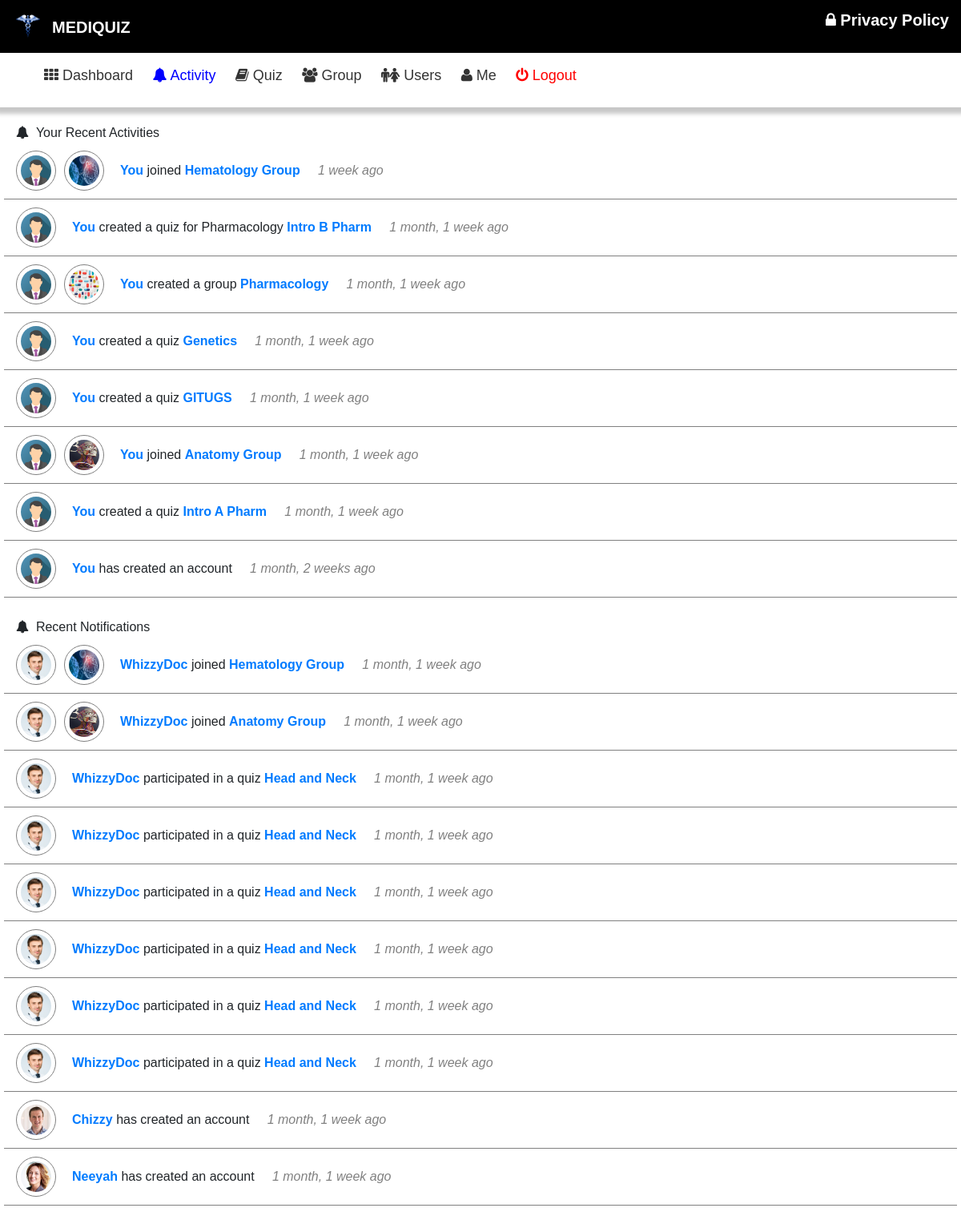
The app's page /activities/ (signed in) with its own data.
### actions/models.py (models this page shows)
class Action(models.Model):
    user = models.ForeignKey(Profile, related_name='actions', db_index=True, on_delete=models.CASCADE)
    verb = models.CharField(max_length=255)
    target_ct = models.ForeignKey(ContentType, blank=True, null=True, related_name='target_obj', on_delete=models.CASCADE)
    target_id = models.PositiveIntegerField(null=True, blank=True, db_index=True)
    target = GenericForeignKey('target_ct', 'target_id')
    created = models.DateTimeField(auto_now_add=True, db_index=True)
    class Meta:
        ordering = ('-created',)

### quiz/models.py (models this page shows, shortened)
class Group(models.Model):
    title = models.CharField(max_length=100, verbose_name="Group Title", null=True)
    description = models.TextField(verbose_name="Group Description", null=True, blank=True)
    type = models.CharField(max_length=100, choices=GROUP_CHOICES, verbose_name="Group Type", default='Public')
    slug = models.SlugField(max_length=200, unique=True, null=True)
    image = models.ImageField(upload_to='groups/image/', blank=True, null=True, verbose_name='Group image')
    admins = models.ManyToManyField(User, related_name="group_admin", blank=True)
    members = models.ManyToManyField(User, related_name="group_member",blank=True)
    quizzes = models.ManyToManyField(Quiz, related_name="group", blank=True)
    def get_group_detail(self):
        return reverse('group_detail', args=[self.slug])
    class Meta:
        ordering = ['title']
    def __str__(self):
        return self.title

class Quiz(models.Model):
    title = models.CharField(max_length=100, verbose_name="Quiz Title")
    slug = models.SlugField(max_length=200, unique=True, null=True)
    created = models.DateTimeField(auto_now_add=True, null=True)
    date = models.DateTimeField(null=True, blank=True)
    duration = models.PositiveIntegerField(verbose_name="Quiz Duration (mins)", null=True, blank=True)
    active = models.BooleanField(default=True)
    class Meta:
        ordering = ['title']
    def __str__(self):
        return self.title
    def get_group_detail(self):
        return reverse('quiz_detail', args=[self.slug])

class Profile(models.Model):
    user = models.ForeignKey(User, on_delete=models.CASCADE, related_name="profile")
    f_name = models.CharField(max_length=100, verbose_name="First Name", null=True)
    l_name = models.CharField(max_length=100, verbose_name="Last Name", null=True)
    photo = models.ImageField(upload_to='users/photo/', blank=True, null=True, verbose_name='Profile Pic')
    about = models.TextField(verbose_name="About", null=True, blank=True)
    school = models.CharField(max_length=200, verbose_name="Institution", null=True, blank=True)
    course = models.CharField(max_length=200, verbose_name="Course Studying", null=True, blank=True)
    quiz = models.ManyToManyField(Quiz, related_name="creator", blank=True)
    def get_user_profile(self):
        return reverse('user_profile', args=[self.user.username])
    class Meta:
        ordering = ['l_name']

### actions/views.py (the view)
# urls.py: path('', views.activity, name="notifications"),
@login_required(login_url='login')
def activity(request):
    user = get_object_or_404(Profile, user=request.user)
    actions = Action.objects.exclude(user=user)[:10]
    activity = Action.objects.filter(user=user)[:10]
    return render(request, 'actions/activity.html', {
        'actions': actions,
        'activity': activity,
        'user': user,
    })

### actions/templates/actions/activity.html (shortened to what this page needs)
{% extends 'base.html' %}
{% load static %}
{% load thumbnail %}
{% load humanize %}
{% block active44 %}active{% endblock %}
{% block content %}
<div class="row" style="padding: 20px;">
    <div class="col-12 col-sm-12 col-md-12 col-lg-12 col-xl-12">
        <i class="fa fa-bell"></i>&nbsp;&nbsp;Your Recent Activities
    </div>
    {% for a in activity %}
        {% with user=a.user %}
            <div class="not-con col-12 col-sm-12 col-md-12 col-lg-12 col-xl-12">
                {% if user.photo %}
                    <a href="{{ user.get_user_profile }}">
                        <img src="{{ user.photo.url }}" alt="" />
                    </a>
                {% else %}
                    <img src="{% static 'image/avatar.png' %}" alt="" />
                {% endif %}
                {% if a.target %}
                    {% with target=a.target %}
                        {% if target.image %}
                            <a href="{{ target.image.url }}">
                                <img src="{{ target.image.url }}" alt="" />
                            </a>
                        {% endif %}
                    {% endwith %}
                {% endif %}
                <div class="note">
                    <a href="{{ user.get_user_profile }}"><span style="font-weight:700;">You</span></a>
                     {{ a.verb }}
                    {% if a.target %}
                        {% with target=a.target %}
                            <a href="{{ target.get_group_detail }}" style="font-weight:700;">{{ target }}</a>
                        {% endwith %}
                    {% endif %}&nbsp;&nbsp;&nbsp;
                    <span style="color:grey"><i>{{ a.created|timesince }} ago</i></span>
                </div>
            </div>
        {% endwith %}
    {% endfor %}
    <div class="col-12 col-sm-12 col-md-12 col-lg-12 col-xl-12" style="margin-top:25px;">
        <i class="fa fa-bell"></i>&nbsp;&nbsp;Recent Notifications
    </div>
    {% for action in actions %}
        {% with user=action.user %}
            <div class="not-con col-12 col-sm-12 col-md-12 col-lg-12 col-xl-12">
                {% if user.photo %}
                    <a href="{{ user.get_user_profile }}">
                        <img src="{{ user.photo.url }}" alt="" />
                    </a>
                {% else %}
                    <img src="{% static 'image/avatar.png' %}" alt="" />
                {% endif %}
                {% if action.target %}
                    {% with target=action.target %}
                        {% if target.image %}
                            <a href="{{ target.image.url }}">
                                <img src="{{ target.image.url }}" alt="" />
                            </a>
                        {% endif %}
                    {% endwith %}
                {% endif %}
                <div class="note">
                    <a href="{{ user.get_user_profile }}"><span style="font-weight:700;">{{ user.user.username }}</span></a>
                     {{ action.verb }}
                    {% if action.target %}
                        {% with target=action.target %}
                            <a href="{{ target.get_group_detail }}" style="font-weight:700;">{{ target }}</a>
                        {% endwith %}
                    {% endif %}&nbsp;&nbsp;&nbsp;
                    <span style="color:grey"><i>{{ action.created|timesince }} ago</i></span>
                </div>
            </div>
        {% endwith %}
    {% endfor %}
</div>
{% endblock %}

### quiz/static/css/style.css (style rules this page uses)
a:link { text-decoration: none; }
body { margin: 0; padding: 0; background: #fff; width: 100%; overflow-x: hidden; font-family: "Gill Sans", sans-serif;; }

### actions/templates/actions/activity.html (style rules this page uses)
.not-con { padding: 10px; display: flex; flex-wrap: nowrap; align-items: center; justify-content: flex-start; border-bottom: 1px solid gray; }
.not-con img { width: 50px; height: 50px; border-radius: 50%; padding: 5px; border: 1px solid gray; margin: 0 5px; }
.note { margin-left: 15px; }

### quiz/templates/base.html (style rules this page uses)
body { padding-bottom: 50px; }

### records on screen
Action: target.image (picture), verb "joined", target "Hematology Group", created "1 week"
Action: verb "created a quiz for Pharmacology", target "Intro B Pharm", created "1 month, 1 week"
Action: target.image (picture), verb "created a group", target "Pharmacology", created "1 month, 1 week"
Action: verb "created a quiz", target "Genetics", created "1 month, 1 week"
Action: verb "created a quiz", target "GITUGS", created "1 month, 1 week"
Action: target.image (picture), verb "joined", target "Anatomy Group", created "1 month, 1 week"
Action: verb "created a quiz", target "Intro A Pharm", created "1 month, 1 week"
Action: verb "has created an account", created "1 month, 2 weeks"
Action: user.photo (picture), target.image (picture), user.user.username "WhizzyDoc", verb "joined", target "Hematology Group", created "1 month, 1 week"
Action: user.photo (picture), target.image (picture), user.user.username "WhizzyDoc", verb "joined", target "Anatomy Group", created "1 month, 1 week"
Action: user.photo (picture), user.user.username "WhizzyDoc", verb "participated in a quiz", target "Head and Neck", created "1 month, 1 week"
Action: user.photo (picture), user.user.username "WhizzyDoc", verb "participated in a quiz", target "Head and Neck", created "1 month, 1 week"
Action: user.photo (picture), user.user.username "WhizzyDoc", verb "participated in a quiz", target "Head and Neck", created "1 month, 1 week"
Action: user.photo (picture), user.user.username "WhizzyDoc", verb "participated in a quiz", target "Head and Neck", created "1 month, 1 week"
Action: user.photo (picture), user.user.username "WhizzyDoc", verb "participated in a quiz", target "Head and Neck", created "1 month, 1 week"
Action: user.photo (picture), user.user.username "WhizzyDoc", verb "participated in a quiz", target "Head and Neck", created "1 month, 1 week"
Action: user.photo (picture), user.user.username "Chizzy", verb "has created an account", created "1 month, 1 week"
Action: user.photo (picture), user.user.username "Neeyah", verb "has created an account", created "1 month, 1 week"
